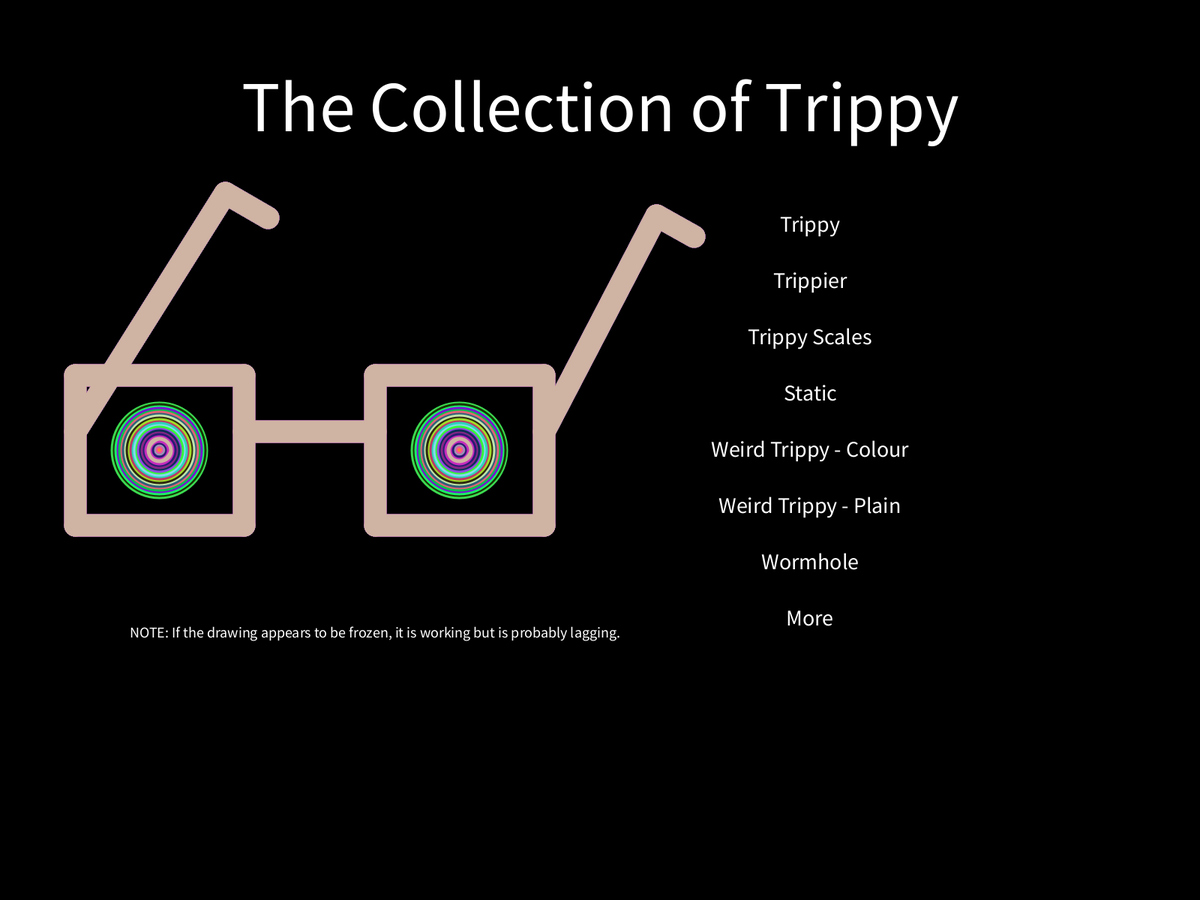
Frame 1 (no input)
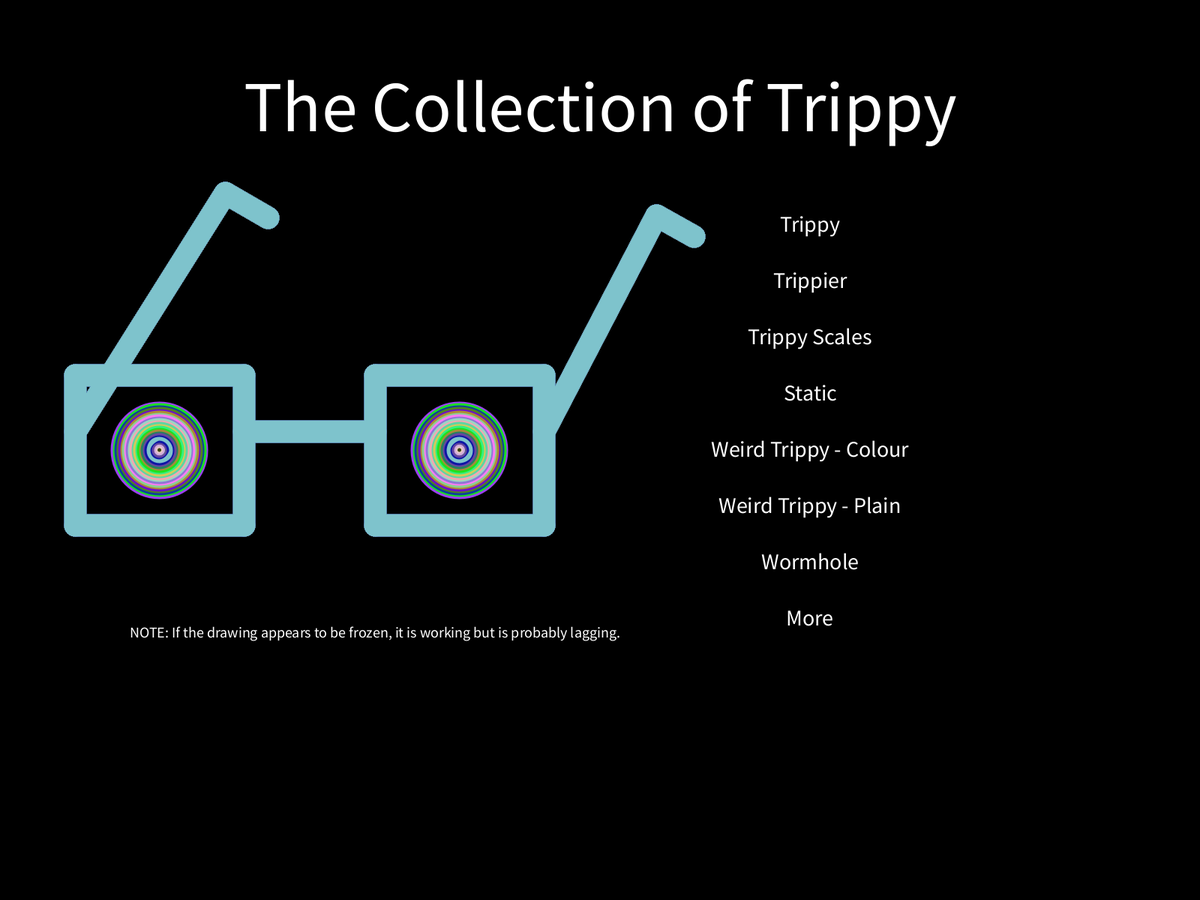
Frame 60 (the mouse pressed at the canvas centre just before this capture)
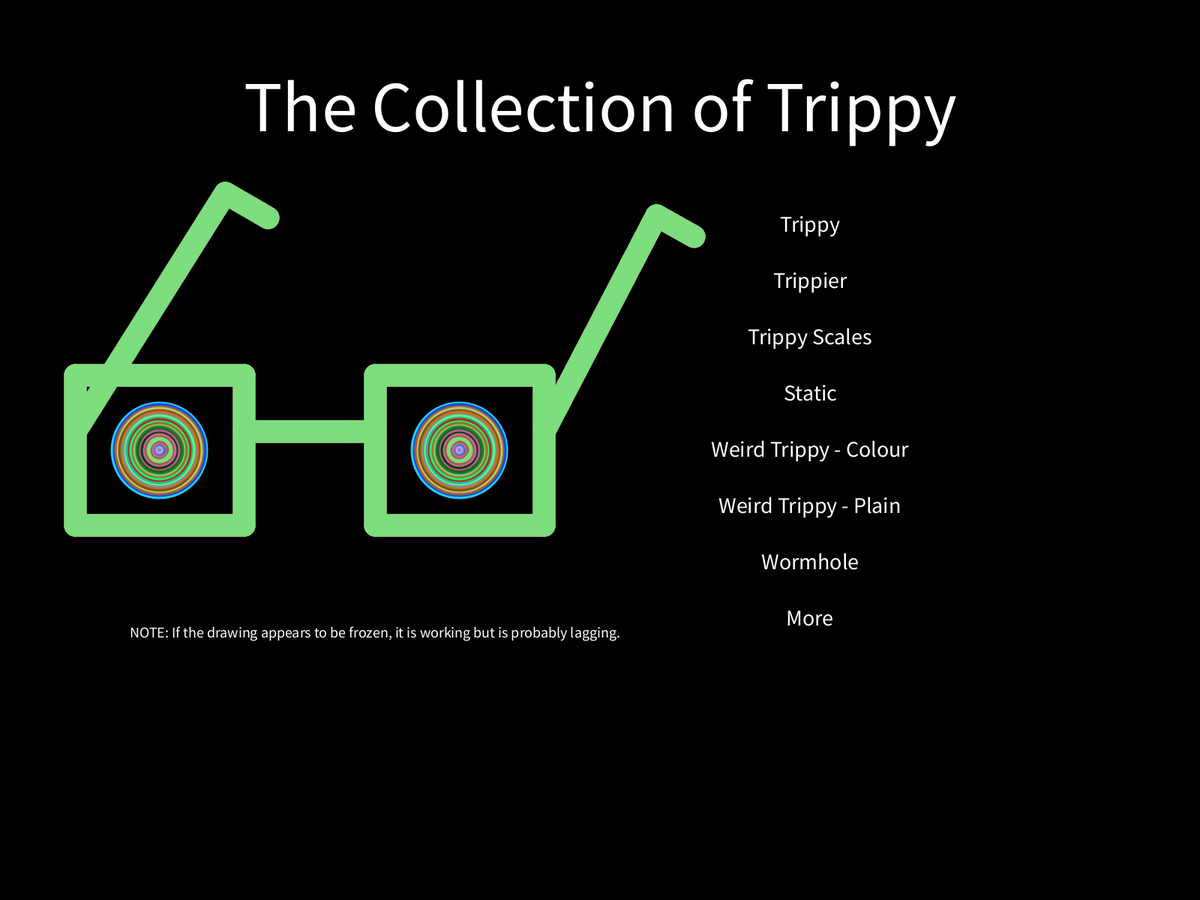
Frame 120 (the mouse held since frame 60 and released just before this capture)

The Processing sketch that drew these frames (run headless with seeded random() and noise(); from frame 60 on, the mouse is pressed at the canvas centre):

// Processing sketch: Collection_of_Trippy
// ── Collection_of_Trippy.pde
int screenState = 0;
int selectedItem = 0;

boolean mouseIsPressed;
boolean mouseReleased;

void setup()
{
  fullScreen();

  textAlign(CENTER);
  rectMode(CENTER);

  //noCursor();
}

void draw()
{
  background(0);

  if (screenState == 0)
  {
    textSize(96);
    text("The Collection of Trippy", width/2, 175);

    textSize(20);
    text("NOTE: If the drawing appears to be frozen, it is working but is probably lagging.", 500, 850);

    for (int a = 100; a > 0; a-=5)
    {
      fill(random(255), random(255), random(255));
      stroke(random(255), random(255), random(255));
      strokeWeight(30);

      line(100, 700, 325, 700);
      line(100, 500, 325, 500);
      line(100, 700, 100, 500);
      line(325, 700, 325, 500);

      line(500, 700, 725, 700);
      line(500, 500, 725, 500);
      line(500, 700, 500, 500);
      line(725, 700, 725, 500);

      line(325, 575, 500, 575);

      line(100, 575, 300, 257.5);
      line(725, 575, 875, 287.5);

      line(300, 257.5, 357.5, 290); 
      line(875, 287.5, 925, 315);

      ellipse(212.5, 600, a, a);
      ellipse(612.5, 600, a, a);
    }

    fill(255);
    strokeWeight(1);
    textSize(32);

    button(1080, 300, 60, 1, "Trippy");
    button(1080, 375, 60, 2, "Trippier");
    button(1080, 450, 60, 3, "Trippy Scales");
    button(1080, 525, 60, 4, "Static");
    button(1080, 600, 60, 5, "Weird Trippy - Colour");
    button(1080, 675, 60, 6, "Weird Trippy - Plain");
    button(1080, 750, 60, 7, "Wormhole");
    button(1080, 825, 60, 8, "More");

    if (mousePressed)
    {
      if (mouseX < 100&&mouseY<100)
      {
        screenState = 8;
      }
    }
  }

  if (screenState == 1)
  { 
    for (int x = 0; x < width/10; x++)
    {
      for (int y = 0; y < height/10; y++)
      {
        fill(random(255), random(255), random(255));
        stroke(random(255), random(255), random(255));
        rect(x*10, y*10, 10, 10);
        ellipse(x*10, y*10, 5, 5);
      }
    }
  }

  if (screenState == 2)
  {
    for (int x = 0; x < width/10; x++)
    {
      for (int y = 0; y < height/10; y++)
      {
        fill(random(255), random(255), random(255));
        stroke(random(255), random(255), random(255));
        rect(x*10, y*10, 10, 10);
        fill(random(255), random(255), random(255));
        stroke(random(255), random(255), random(255));
        ellipse(x*10, y*10, 5, 5);
      }
    }
  }

  if (screenState == 3)
  {
    for (int a = 0; a < 216; a++)
    {
      for (int b = 0; b < 91; b++)
      {
        stroke(random(255), random(255), random(255));
        fill(random(255), random(255), random(255));
        ellipse(a*10, b*10, 20, 20);
      }
    }
  }

  if (screenState == 4)
  {
    for (int x = 0; x < width/2; x++)
    {
      for (int y = 0; y < height/2; y++)
      {
        fill(random(255), random(255), random(255));
        stroke(random(255), random(255), random(255));
        rect(x*2, y*2, 2, 2);
      }
    }
  }

  if (screenState == 5)
  {
    for (int x = 0; x < width/10; x++)
    {
      for (int y = 0; y < height/10; y++)
      {
        for (int z = 0; z < 10; z++)
        {
          stroke(random(255), random(255), random(255));
          fill(random(255), random(255), random(255));
          ellipse(x*z*10, y*z*10, z*2, z*2);
        }
      }
    }
  }

  if (screenState == 6)
  {
    for (int x = 0; x < width/10; x++)
    {
      for (int y = 0; y < height/10; y++)
      {
        for (int z = 0; z < 10; z++)
        {
          stroke(0);
          fill(255);
          ellipse(x*z*10, y*z*10, z*2, z*2);
        }
      }
    }
  }

  if (screenState == 7)
  {
    for (int z = height; z > 0; z-=5)
    {
      fill(random(255), random(255), random(255));
      stroke(random(255), random(255), random(255));
      ellipse(width/2, height/2, z, z);
    }
  }

  if (screenState == 8)
  {
    textSize(80);
    text("More From the Collection of Trippy", width/2, 175);

    textSize(20);
    text("NOTE: If the drawing appears to be frozen, it is working but is probably lagging.", 500, 850);

    for (int a = 100; a > 0; a-=5)
    {
      fill(random(255), random(255), random(255));
      stroke(random(255), random(255), random(255));
      strokeWeight(30);

      line(100, 700, 325, 700);
      line(100, 500, 325, 500);
      line(100, 700, 100, 500);
      line(325, 700, 325, 500);

      line(500, 700, 725, 700);
      line(500, 500, 725, 500);
      line(500, 700, 500, 500);
      line(725, 700, 725, 500);

      line(325, 575, 500, 575);

      line(100, 575, 300, 257.5);
      line(725, 575, 875, 287.5);

      line(300, 257.5, 357.5, 290); 
      line(875, 287.5, 925, 315);

      ellipse(212.5, 600, a, a);
      ellipse(612.5, 600, a, a);
    }

    fill(255);
    strokeWeight(1);
    textSize(32);

    button(1080, 300, 60, 9, "Rings?");
    button(1080, 375, 60, 10, "Maw of the Void");
    button(1080, 450, 60, 11, "Trippy Squared");
    button(1080, 525, 60, 8, "---");
    button(1080, 600, 60, 8, "---");
    button(1080, 675, 60, 8, "---");
    button(1080, 750, 60, 8, "---");
    button(1080, 825, 60, 8, "---");
  }

  if (screenState == 9)
  {
    for (int x = 0; x < width/10; x++)
    {
      for (int y = 0; y < height/10; y++)
      {
        for (int z = 0; z < 10; z++)
        {
          strokeWeight(30);
          stroke(random(255), random(255), random(255));
          fill(random(255), random(255), random(255));
          ellipse(x*z*10, y*z*10, z*2, z*2);
        }
      }
    }
    strokeWeight(1);
  }

  if (screenState == 10)
  {
    for (int x = 0; x < 150; x++)
    {
      for (int y = 0; y < 150; y++)
      {
        for (int z = 0; z < 10; z++)
        {
          stroke(random(255), random(255), random(255));
          fill(random(255), random(255), random(255));
          ellipse(x*z*10, y*z*10, z*x*y/10, z*y*x/10);
        }
      }
    }
  }

  if (screenState == 11)
  {
    for (int x = 0; x < 37; x++)
    {
      for (int y = 0; y < 23; y++)
      {
        for (int z = 30; z > 0; z--)
        {
          fill(random(255), random(255), random(255));
          stroke(random(255), random(255), random(255));
          rect(x*40, y*40, z, z);
        }
      }
    }
  }
}

void button(int x1, int y1, int buttonHeight, int number, String buttonText)
{
  float buttonWidth = buttonText.length() * 13 * 1.5384615385;
  fill(255, 0);
  stroke(255, 0);
  rect(x1, y1, buttonWidth, buttonHeight);
  fill(255);
  textSize(30);
  text(buttonText, x1, y1 + buttonHeight/6.5);
  if (mouseX>=(x1-(buttonWidth/2))&&mouseY>=(y1-(buttonHeight/2))&&mouseX<=(x1+(buttonWidth/2))&&mouseY<=(y1+(buttonHeight/2)))
  {
    if (mousePressed)
    {
      screenState = number;
    }
  }
}

void keyPressed()
{
  if (key == ESC)
  {
    if (screenState != 0)
    {
      key = 0;
      screenState = 0;
    }
  }
}
